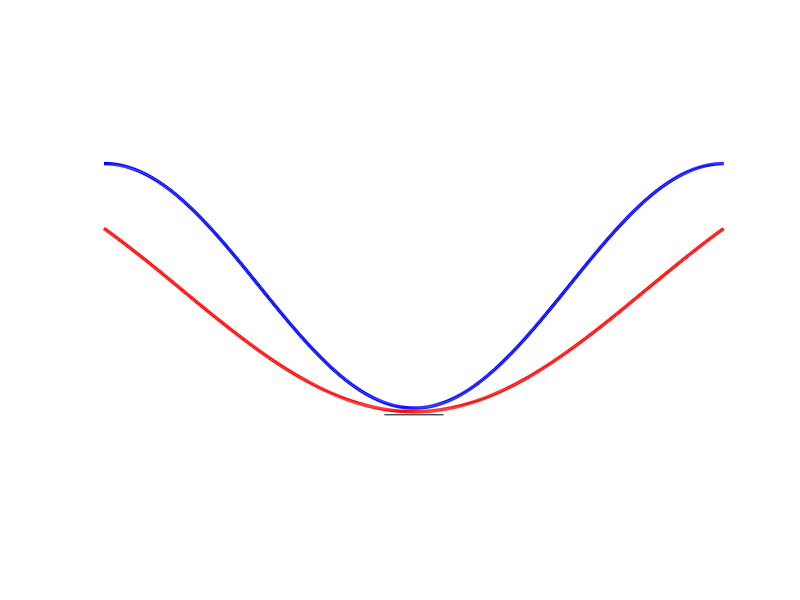

The MATLAB source for this figure: (Note: this script raises an error after producing the figure.)
%% Two hypothetical two-sided power curves: B dominates A
%
%%
figure('Color',[1,1,1]);
domain = -pi:0.01:pi;
f1 = @(x)-cos(x)+0.03;
f2 = @(x) -cos(2*x./3);
linewidth = {'LineWidth',2.5};

plot(domain,f1(domain),'-b',linewidth{:}); %curve B
hold on;
plot(domain,f2(domain),'-r',linewidth{:}); %curve A

%Small line indicating position of alpha
plot([-0.3;0.3],[-1.025;-1.025],'-k');

axis([-pi,pi,-2,2]);
axis off;


%y-axis
annotation(gcf,'arrow',rel2absX([0,0]),rel2absY([-2,2]),'HeadWidth',12,...
    'HeadStyle','plain',...
    'LineWidth',3);
%x-axis
annotation(gcf,'arrow',rel2absX([-pi,pi]),rel2absY([-1.5,-1.5]),...
    'HeadLength',12,...
    'HeadWidth',12,...
    'HeadStyle','plain',...
    'LineWidth',3);

% 1 - beta
annotation(gcf,'textbox',[0.4411 0.97 0.153 0.05689],...
    'String',{'1 - \beta'},...
    'HorizontalAlignment','center',...
    'FontSize',24,...
    'FitBoxToText','off',...
    'LineStyle','none');

% alpha
annotation(gcf,'textbox',[0.46 0.275 0.1001 0.06587],...
    'String',{'\alpha'},...
    'FontSize',24,...
    'FitBoxToText','off',...
    'LineStyle','none');

% 1
annotation(gcf,'textbox',[0.46 0.6 0.1001 0.06587],...
    'String',{'1'},...
    'FontSize',24,...
    'FitBoxToText','off',...
    'LineStyle','none');


% A
annotation(gcf,'textbox',[0.8219 0.53 0.07987 0.05186],'String',{'A'},...
    'HorizontalAlignment','center',...
    'FontSize',20,...
    'FitBoxToText','off',...
    'LineStyle','none');

% B
annotation(gcf,'textbox',[0.8206 0.745 0.07987 0.07784],'String',{'B'},...
    'HorizontalAlignment','center',...
    'FontSize',20,...
    'FitBoxToText','off',...
    'LineStyle','none');

% theta
annotation(gcf,'textbox',[0.9092 0.1796 0.06743 0.1078],...
    'String',{'\theta'},...
    'FontSize',24,...
    'FitBoxToText','off',...
    'LineStyle','none');

% theta_0
annotation(gcf,'textbox',[0.44 0.11 0.06743 0.1078],...
    'String',{'\theta_0'},...
    'FontSize',20,...
    'FitBoxToText','off',...
    'LineStyle','none');
